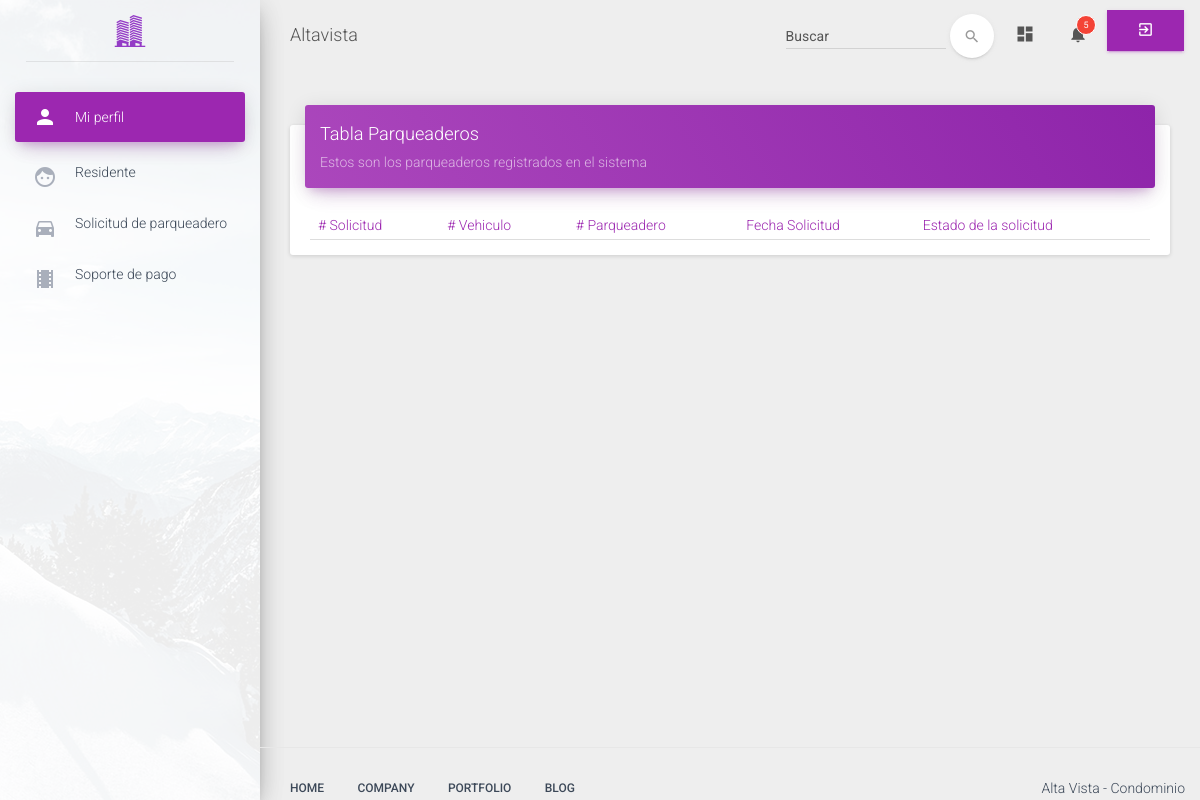
The page /view/app/solicitudes/listarSolicitud.php (signed in) on the database as committed earlier.
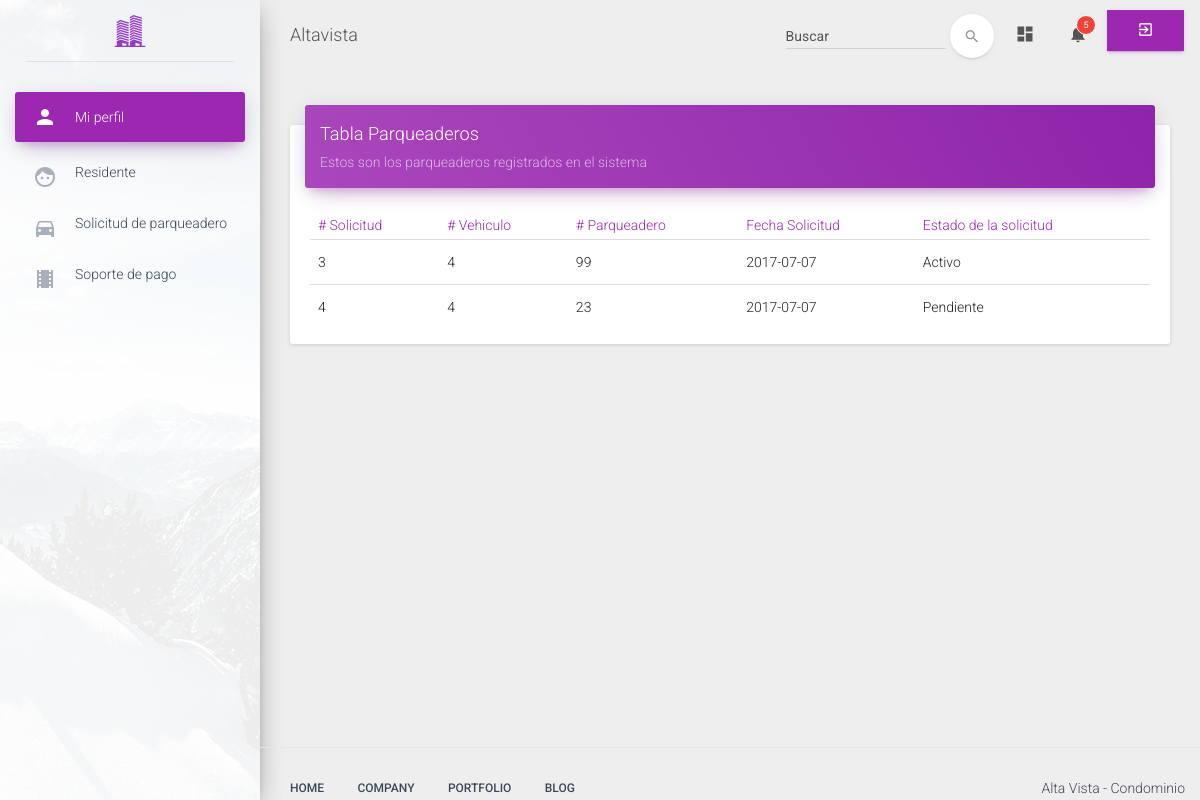
The same page on the database as committed later.
### tables this page shows
CREATE TABLE `solicitudes` (
  `id_solicitude` int(11) NOT NULL AUTO_INCREMENT,
  `id_vehiculo` int(11) NOT NULL,
  `id_parqueadero` int(11) NOT NULL,
  `fecha_solicitud` date NOT NULL,
  `estado` varchar(20) DEFAULT NULL,
  PRIMARY KEY (`id_solicitude`),
  KEY `fk_parqueaderos_solicitudes_idx` (`id_parqueadero`),
  KEY `fk_vehiculos_solicitudes_idx` (`id_vehiculo`),
  CONSTRAINT `fk_parqueaderos_solicitudes` FOREIGN KEY (`id_parqueadero`) REFERENCES `parqueaderos` (`id_parqueadero`) ON DELETE NO ACTION ON UPDATE NO ACTION,
  CONSTRAINT `fk_vehiculos_solicitudes` FOREIGN KEY (`id_vehiculo`) REFERENCES `vehiculos` (`id_vehiculo`) ON DELETE NO ACTION ON UPDATE NO ACTION
);

### config/Conexion.php (called while the page is built)
<?php
class Conexion {
    public static function conectar() {
        try {
            $conexion = new PDO('mysql:host=localhost;dbname=altavista', 'root', '');
            $conexion->setAttribute(PDO::ATTR_ERRMODE, PDO::ERRMODE_EXCEPTION);
            $conexion->exec("SET CHARACTER SET UTF8");
        } catch (Exception $e) {
            die('Error no se pudo establecer la conexión') . $e->getMessage();
            echo "Linea" . $e->getLine();
        }
        return $conexion;
    }
}
?>

### controller/SolicitudController.php (called while the page is built, shortened)
<?php
require_once(FOLDER_PROJECT . "/model/Solicitud.php");
$solicitud = new Solicitud();

### model/Vehiculo.php (called while the page is built, shortened)
<?php
class Vehiculo {
    public function __CONSTRUCT() {
        require_once(FOLDER_PROJECT . '/config/Conexion.php');
        try {
            $this->conexion = Conexion::conectar();
        } catch (Exception $exc) {
            die($exc->getMessage());
        }
    }
    public function consultarId($id) {
        try {
            $sql='SELECT * FROM vehiculos WHERE id_usuarios = :ced';
            $consula = $this->conexion->prepare($sql);
            $consula->bindParam(':ced', $id);
            $consula->execute();
            $resul= $consula->fetchAll();
            return $resul;
        } catch (Exception $e) {
            echo $e->getTraceAsString();
            echo $e->getMessage();
        }
    }
}

### model/Solicitud.php (called while the page is built, shortened)
<?php
class Solicitud {
   public function __CONSTRUCT() {
        require_once(FOLDER_PROJECT . '/config/Conexion.php');
        try {
            $this->conexion = Conexion::conectar();
        } catch (Exception $exc) {
            die($exc->getMessage());
        }
    }
    public function consultarId($id) {
        try {
            $sql='SELECT * FROM solicitudes  WHERE id_vehiculo = :ids';
            $consula = $this->conexion->prepare($sql);
            $consula->bindParam(':ids', $id);
            $consula->execute();
            $resul= $consula->fetchAll();
            return $resul;
        } catch (Exception $e) {
            echo $e->getTraceAsString();
            echo $e->getMessage();
        }
    }
}

### view/app/solicitudes/listarSolicitud.php (the view, shortened to what the changed rows need)
<!doctype html>
<html lang="en">
    <head>
        <?php
        include(FOLDER_VIEW . "/template/head.php");
        require_once(FOLDER_PROJECT . "/model/Vehiculo.php");
        require_once(FOLDER_PROJECT . "/controller/SolicitudController.php");
        $id = $_SESSION['cedula'];
        $veh = new Vehiculo();
        $resultado = $veh->consultarId($id);
        foreach ($resultado as $value=>$tr) {
            $tr['id_vehiculo'];
        }
        $resp =  $tr['id_vehiculo'];
        ?>
    </head>
    <body>
        <div class="wrapper">
            <div class="main-panel">
                <div class="content">
                    <div class="container-fluid">
                        <div class="row">
                            <div class="col-md-12">
                                <div class="card">
                                    <div class="card-content table-responsive">
                                        <table class="table">
                                            <thead class="text-primary">
                                            <th># Solicitud</th>
                                            <th># Vehiculo</th>
                                            <th># Parqueadero</th>
                                            <th>Fecha Solicitud</th>
                                            <th>Estado de la solicitud</th>
                                            </thead>
                                            <tbody>
                                            <?php $solid = $solicitud->consultarId($resp);
                                            foreach ($solid as $r=>$a): ?>
                                                    <tr>
                                                        <td><?php echo $a['id_solicitude']; ?></td>
                                                        <td><?php echo $a['id_vehiculo']; ?></td>
                                                        <td><?php echo $a['id_parqueadero']; ?></td>
                                                        <td><?php echo $a['fecha_solicitud']; ?></td>
                                                        <td><?php echo $a['estado']; ?></td>
                                                    </tr>
                                            <?php endforeach; ?>
                                            </tbody>
                                        </table>
                                    </div>
                                </div>
                            </div>
                        </div>
                    </div>
                </div>
            </div>
        </div>
    </body>
</html>

Rows that differ between the two databases and show on the page:
added solicitudes: id_solicitude "3", id_vehiculo "4", id_parqueadero "99", fecha_solicitud "2017-07-07", estado "Activo"
added solicitudes: id_solicitude "4", id_vehiculo "4", id_parqueadero "23", fecha_solicitud "2017-07-07", estado "Pendiente"
